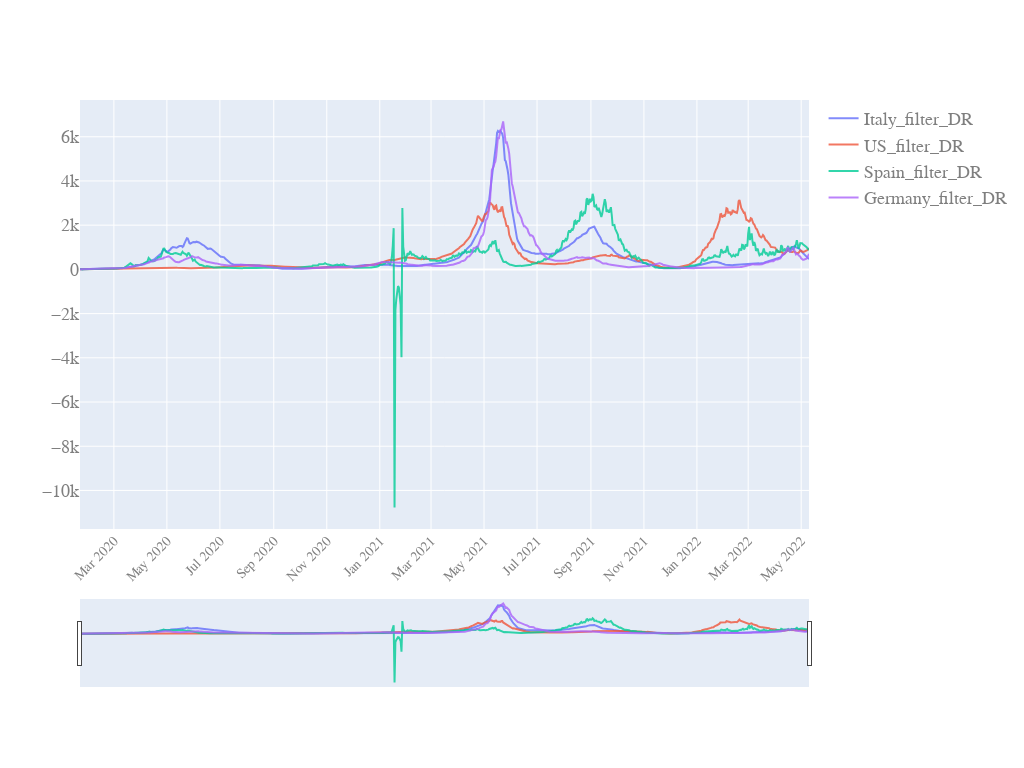

Notebook code cell kept with this figure:
### Code cell
start_pos = 40
quick_plot(df_analyse.date,
           df_analyse.iloc[start_pos:,[16, 17, 18, 19]],
           y_scale='linear',
           slider = True)

### Figure 1 — Plotly figure (JSON) as saved in the notebook; plotly's stock layout.template omitted (floating-point values rounded to 4 significant figures; data arrays with more than 128 entries replaced by an {"elided": "..."} marker saying what was removed)
{"data": [{"name": "Italy_filter_DR", "opacity": 0.8, "type": "scatter", "x": {"elided": "880 str values"}, "y": {"elided": "840 float values"}}, {"name": "US_filter_DR", "opacity": 0.8, "type": "scatter", "x": {"elided": "880 str values"}, "y": {"elided": "840 float values"}}, {"name": "Spain_filter_DR", "opacity": 0.8, "type": "scatter", "x": {"elided": "880 str values"}, "y": {"elided": "840 float values"}}, {"name": "Germany_filter_DR", "opacity": 0.8, "type": "scatter", "x": {"elided": "880 str values"}, "y": {"elided": "840 float values"}}], "layout": {"autosize": true, "font": {"color": "#7f7f7f", "family": "PT Sans, monospace", "size": 18}, "height": 768, "width": 1024, "xaxis": {"nticks": 20, "rangeslider": {"visible": true}, "tickangle": -45, "tickfont": {"color": "#7f7f7f", "size": 14}}, "yaxis": {"type": "linear"}}}
